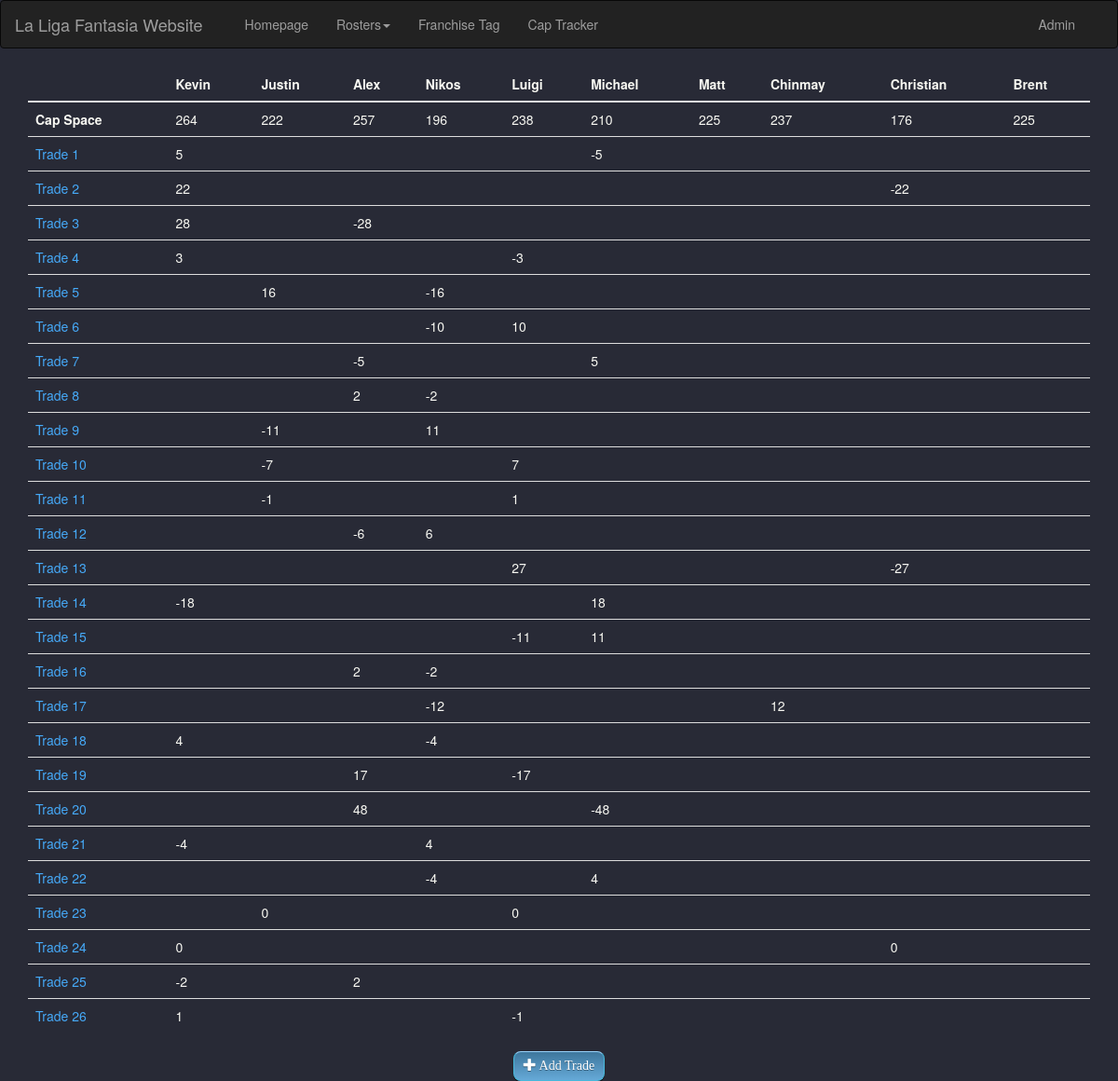
Page /captracker/ on the committed database.
### liga/models.py (models this page shows, shortened)
class Owner(models.Model):
    name = models.CharField(max_length=20)
    cap = models.IntegerField()

### captracker/views.py (the view)
# urls.py: path('', views.captracker, name='captracker'),
def captracker(request):
    owner_list = Owner.objects.all()
    trades = Trade.objects.all()
    cap_movements = Trade.objects.filter(cap__isnull=False)
    cap_exchange = []
    for trade in cap_movements:
        curr = parse_cap_trade(trade.tradeID, trade.recipient, trade.giver, trade.cap)
        cap_exchange.append(curr)
    context = {
        'owner_list': owner_list,
        'trades': trades,
        'cap_exchange': cap_exchange,
    }
    return render(request, 'captracker/captracker.html', context)

### captracker/views.py (called while the page is built)
def parse_cap_trade(tid, f_owner, s_owner, cap):
    f_owner = owner_recs(f_owner, cap)
    s_owner = owner_recs(s_owner, cap * -1)
    my_trade = [tid, f_owner, s_owner]
    return my_trade

def owner_recs(owner, cap_received):
    dict1 = {
        'owner': owner,
        'cap_rec': cap_received,
    }
    return dict1

### captracker/templates/captracker/captracker.html (shortened to what this page needs)
{% extends "liga/base.html" %}
{% block main_content %}
<div class="container table-responsive">
    <table class="table .table-sm table-hover">
        <thead>
        <tr>
            <th scope="col"></th>
            {% for owner in owner_list %}
            <th scope="col">{{owner.name}}</th>
            {% endfor %}
        </tr>
        </thead>
        <tbody>
        <tr>
            <td><b>Cap Space</b></td>
            {% for owner in owner_list %}
            <td> {{owner.cap}}</td>
            {% endfor %}
        </tr>
        {% for trade in cap_exchange %}
        <tr>
            <td><a href="{% url 'captracker:viewTrade' trade.0 %}"> Trade {{trade.0}} </a></td>
            {% for owner in owner_list %}
            <td>
                {% if trade.1.owner == owner %}
                {{ trade.1.cap_rec }}
                {% elif trade.2.owner == owner %}
                {{ trade.2.cap_rec }}
                {% endif %}
            </td>
            {% endfor %}
        </tr>
        {% endfor %}
        </tbody>
    </table>
</div>
<center><a href="{% url 'captracker:addTrade' %}" class="btn btn-info btn-lg mybtn">
    <span class="glyphicon glyphicon-plus"></span> Add Trade
</a></center>
{% endblock main_content %}

### liga/static/liga/style.css (style rules this page uses)
.mybtn { border-top: 1px solid #96d1f8; background: #65a9d7; background: -webkit-gradient(linear, left top, left bottom, from(#3e779d), to(#65a9d7)); background: -webkit-linear-gradient(top, #3e779d, #65a9d7); background: -moz-linear-gradient(top, #3e779d, #65a9d7); background: -ms-linear-gradient(top, #3e779d, #65a9d7); background: -o-linear-gradient(top, #3e779d, #65a9d7); padding: 5px 10px; -webkit-border-radius: 8px; -moz-border-radius: 8px; border-radius: 8px; -webkit-box-shadow: rgba(0,0,0,1) 0 1px 0; -moz-box-shadow: rgba(0,0,0,1) 0 1px 0; box-shadow: rgba(0,0,0,1) 0 1px 0; text-shadow: rgba(0,0,0,.4) 0 1px 0; color: white; font-size: 14px; font-family: Georgia, serif; text-decoration: none; vertical-align: middle; }
body { background-color: #282a36; color: #f8f8f2; }
a { color: #46AAF9; }

### rows in the picture
Owner: name "Kevin", cap "264", trade "5", trade "22", trade "28", trade "3", trade "-18", trade "4", trade "-4", trade "0", trade "-2", id "1"
Owner: name "Justin", cap "222", trade "16", trade "-11", trade "-7", trade "-1", trade "0"
Owner: name "Alex", cap "257", trade "-28", trade "-5", trade "2", trade "-6", trade "17", trade "48"
Owner: name "Nikos", cap "196", trade "-16", trade "-10", trade "-2", trade "11", trade "6", trade "-12", trade "-4", id "4"
Owner: name "Luigi", cap "238", trade "-3", trade "10", trade "7", trade "1", trade "27", trade "-11", trade "-17", trade "0", trade "-1"
Owner: name "Michael", cap "210", trade "-5", trade "5", trade "18", trade "11", trade "-48", trade "4"
Owner: name "Matt", cap "225"
Owner: name "Chinmay", cap "237", trade "12"
Owner: name "Christian", cap "176", trade "-22", trade "-27", trade "0"
Owner: name "Brent", cap "225"

### other values in the picture
{{ trade.0 }} "1" "2" "3" "4" "5" "6" "7" "8" "9" "10" "11" "12" "13" "14" "15" "16" "17" "18" "19" "20" "21" "22" "23" "24" "25" "26"
